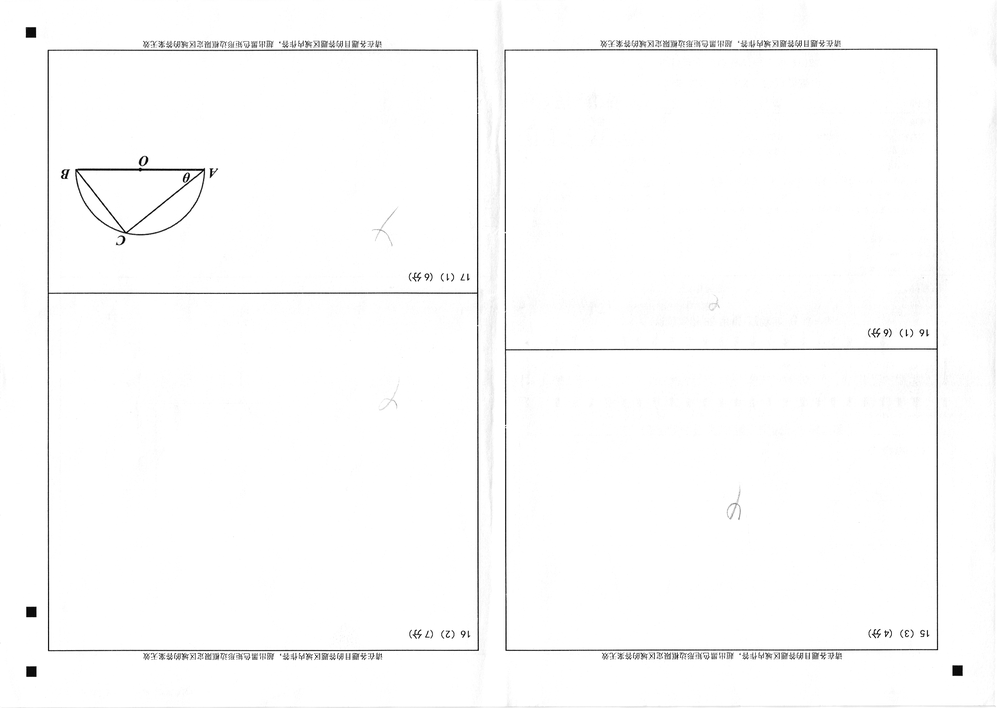
#> input picture 000002.png, 997 x 708 px, shrunk from 2844 x 2019 before the run
$ python program1.py   (older library calls are emulated)
#> lines starting #> are read from the running program, lines starting #| are printed output that depends on the picture; after the words box and inside, x2 and y2 are one past the last pixel; in counts of white or black regions, pixels touching at a corner belong together
# -*- coding: utf-8 -*-
"""
Created on Sun Apr 09 21:43:43 2017

@author: Administrator
"""
import cv2
import numpy as np
#import matplotlib.pyplot as plt


img = cv2.imread("000002.png")
#> img is the input picture: shape (708, 997, 3); min 0, max 255, mean 251.6
gray = cv2.cvtColor(img, cv2.COLOR_BGR2GRAY)

#print img.shape
grayBlur = cv2.blur(gray, (5, 5))
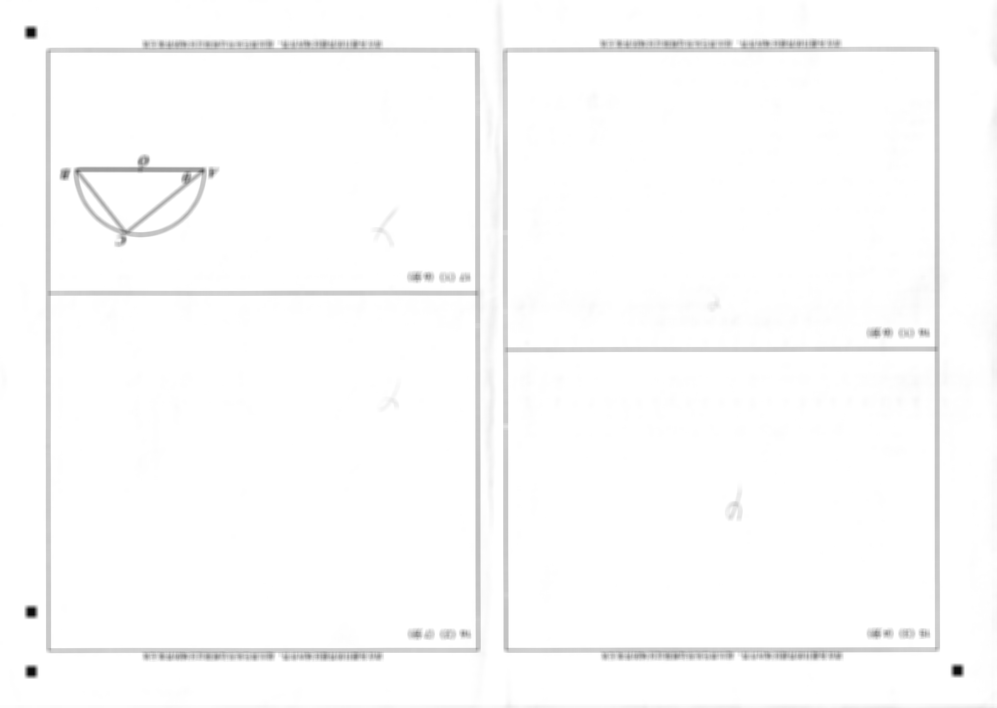
#> grayBlur: shape (708, 997); min 9, max 255, mean 251.7
edges = cv2.Canny(grayBlur, 50, 150, apertureSize= 3)
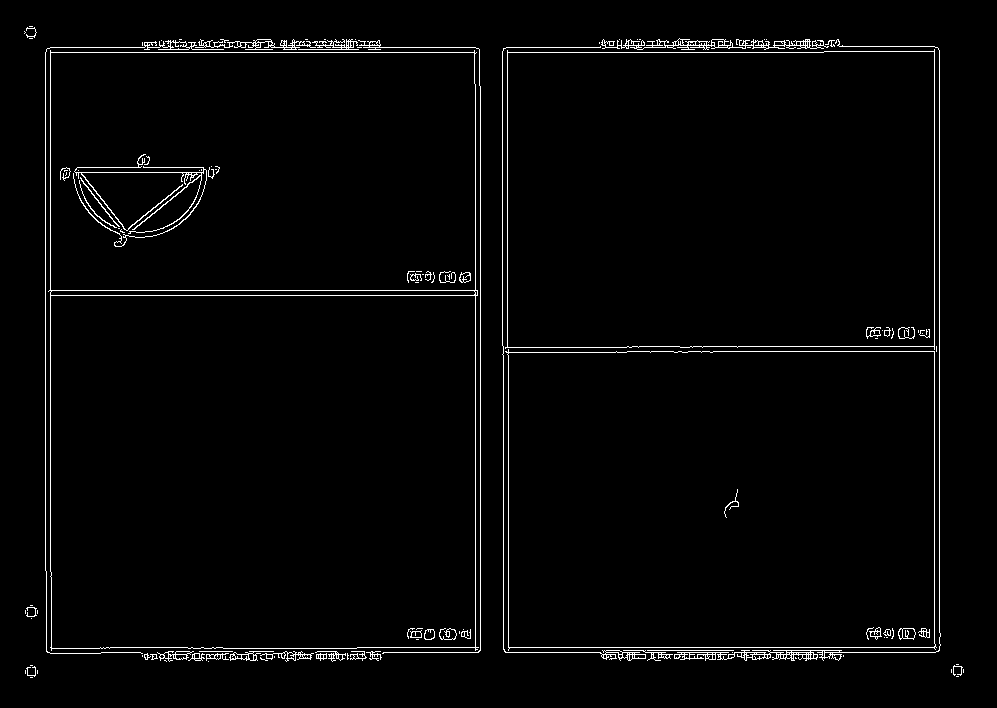
#> edges: shape (708, 997); 2.2% white in thin lines or dots, all inside (x1, y1, x2, y2) = (24, 26, 964, 678)
#edges = cv2.Laplacian(grayBlur, cv2.CV_64F)
#edges = cv2.Sobel(grayBlur, cv2.CV_64F, 1, 1, ksize= 5)

cv2.namedWindow("gray", flags= 0)
cv2.namedWindow("Edges", flags= 0)
cv2.imshow("gray", gray)
cv2.imshow("Edges", edges)

# [16 lines of commented-out code are left out]
minLineLength = 100
maxLineGap = 200
lines = cv2.HoughLinesP(edges, 1, (np.pi / 180), 100,\
                        minLineLength, maxLineGap)
#> lines = 15 rows, first 6: [50, 52, 474, 52], [508, 647, 934, 647], [939, 632, 939, 50], [475, 650, 475, 292], [50, 290, 50, 53], [934, 643, 934, 351]

for x1, y1, x2, y2 in lines[0]:
  cv2.line(img, (x1, y1), (x2, y2), (0, 0, 255), 2)
#> this loop made 1 pass
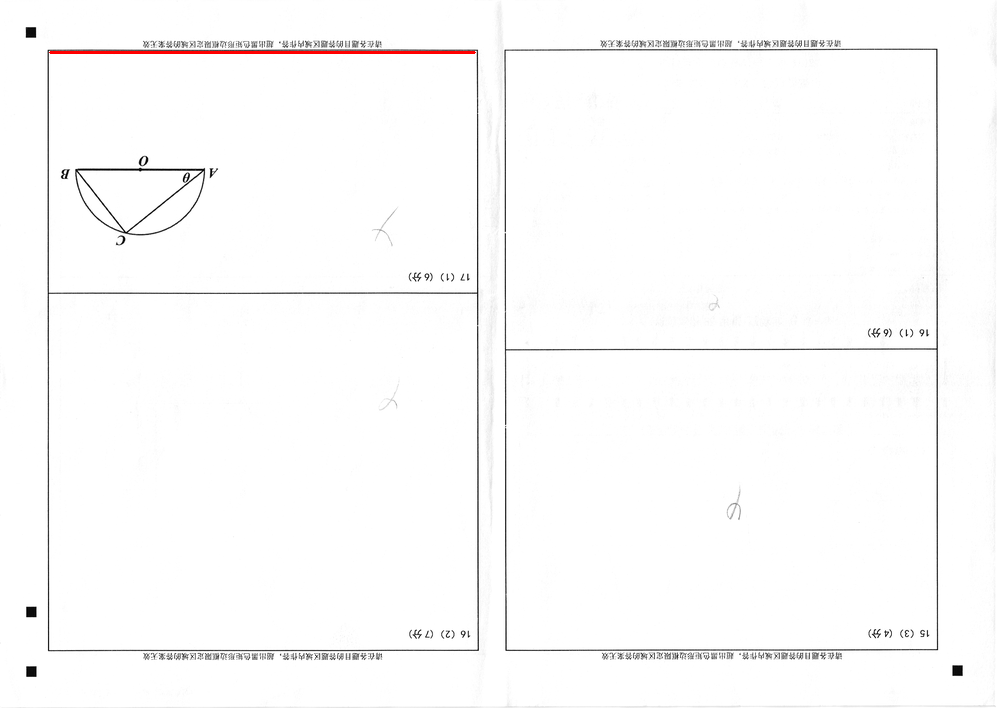
#> img: shape (708, 997, 3); 0.18% of pixels changed, all inside (x1, y1, x2, y2) = (49, 51, 476, 54)

cv2.namedWindow("hough", flags= 0)
cv2.imshow("hough", img)

cv2.waitKey(0)

cv2.destroyAllWindows()
